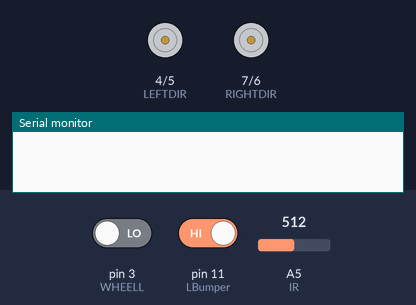
This sketch was run on a simulated Arduino Uno, built with avr-gcc and run on an emulated ATmega328P. Parts: direction and speed pins drawn as motors (green arrow = direction pin HIGH = forward, orange = LOW = backward, longer = more drive), the last lines printed to the serial monitor. The test bench sets the inputs (shaded band); at power-on: pin 11 (LBumper) HIGH, A5 (IR) = 512, pin 3 (WHEELL) LOW.

Above: at 0.8 s.
0.9 s: pin 11 (LBumper) driven LOW
At 1.7 s:
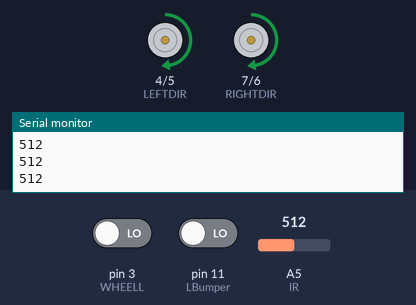
2.5 s: A5 (IR) set to 533
4.0 s: A5 (IR) set to 569
At 4.8 s:
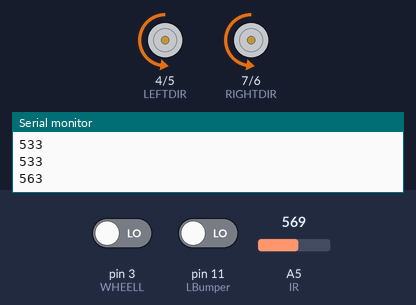
At 6.0 s:
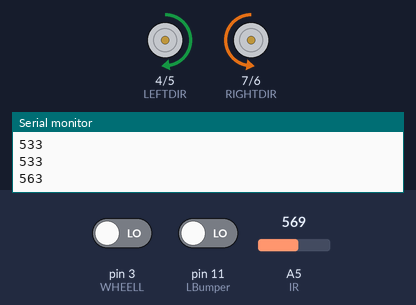
Timing chart, 0 to 7.5 s (numbered marks = the images above; inputs shaded):
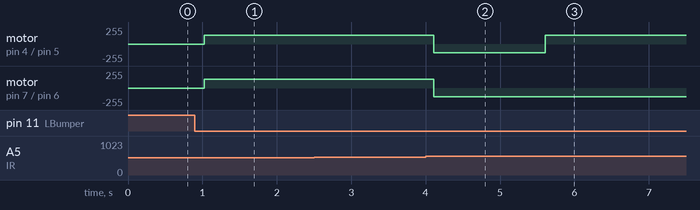

Measured:
- the behaviour switches between 550 and 551 on A5 (IR) (found by bisection; images 1 and 2)
- after the input at 0.9 s, motor on pin 4 (LEFTDIR) / pin 5 (LEFTSPEED), motor on pin 7 (RIGHTDIR) / pin 6 (RIGHTSPEED): stopped → forward 128/255 after 0.12 s
- after the input at 4.0 s, motor on pin 4 (LEFTDIR) / pin 5 (LEFTSPEED): forward 128/255 → backward 128/255 after 0.11 s, → forward 128/255 1.5 s later; motor on pin 7 (RIGHTDIR) / pin 6 (RIGHTSPEED): forward 128/255 → backward 128/255 after 0.11 s

The sketch:

IRsensor.ino
```cpp
#define RIGHTDIR 7
#define LEFTDIR 4
#define RIGHTSPEED 6
#define LEFTSPEED 5
#define WHEELR 2
#define WHEELL 3
#define LBumper 11
#define RBumper 12
#define IR A5
int L,R=0;
int dist = 10;
void setup() {
  // put your setup code here, to run once:

  Init();
  WaitButton();
  Serial.begin(9600);
}

void loop() {
  // put your main code here, to run repeatedly:
  dist=0;
  for(int i=0;i<12;i++){
  dist+=analogRead(IR);
  delay(10);
  }
  dist=dist/12;
  Serial.println(dist);
  forward();
  if(dist>550){
  backwards(1500);
  Pivot(1,20);
  //stop();
  }
  delay(60);
  //ReactBumpers();
}

void Init() {
  pinMode(LEFTSPEED, OUTPUT);
  pinMode(RIGHTSPEED, OUTPUT);
  pinMode(LEFTDIR, OUTPUT);
  pinMode(RIGHTDIR, OUTPUT);
  pinMode(WHEELR, INPUT);
  pinMode(WHEELL, INPUT);
  pinMode(LBumper, INPUT);
  pinMode(RBumper, INPUT);
  pinMode(IR, INPUT);
}

void WaitButton(){
  while(digitalRead(LBumper)==HIGH){

  }
}

void forward() {
  digitalWrite(LEFTDIR, HIGH);
  digitalWrite(RIGHTDIR, HIGH);
  analogWrite(LEFTSPEED, 128);
  analogWrite(RIGHTSPEED, 128);
}
void stop() {
  digitalWrite(LEFTDIR, LOW);
  digitalWrite(RIGHTDIR, LOW);
  analogWrite(LEFTSPEED, 0);
  analogWrite(RIGHTSPEED, 0);
}
void turnL() {
  digitalWrite(LEFTDIR, HIGH);
  digitalWrite(RIGHTDIR, LOW);
  analogWrite(LEFTSPEED, 128);
  analogWrite(RIGHTSPEED, 128);
}
void turnR() {
  digitalWrite(LEFTDIR, LOW);
  digitalWrite(RIGHTDIR, HIGH);
  analogWrite(LEFTSPEED, 128);
  analogWrite(RIGHTSPEED, 128);
}

void ReactBumpers(){

for(int i=0;i<12;i++){
if(digitalRead(LBumper)==LOW){L=1;}
if(digitalRead(RBumper)==LOW){R=1;}
delay(10);
}

 if(L==1&&R==1){
backwards(1000);
Pivot(0,20);
forward();
Serial.print("both");
 }
 else if(L==1&&R==0){
backwards(1000);
Pivot(1,7);
forward();
Serial.print("left");
 }
 else if(L==0&&R==1){
backwards(1000);
Pivot(0,5);
forward();
Serial.print("right");
 }
 L=0;
 R=0;
}
 void backwards( int x ){
  digitalWrite(RIGHTDIR, LOW);
  digitalWrite(LEFTDIR, LOW);
  delay(x);
  //digitalWrite(M1, HIGH);
  //digitalWrite(M2, HIGH);

 }

 void Pivot( int d, int a){
  if(d==0){
  digitalWrite(RIGHTDIR, HIGH);
  digitalWrite(LEFTDIR, LOW);
  }
  if(d==1){
  digitalWrite(RIGHTDIR, LOW);
  digitalWrite(LEFTDIR, HIGH);
  }
  EncoderCount(a);
 }

 void EncoderCount(int k){
  int Count = 0;
  while(Count<k){
    while(digitalRead(WHEELL)==0){
      }
        Count++;
    if(Count==k){
    break;
    }
  while(digitalRead(WHEELL)==1){
    }
    Count++;
  }
 }
```
